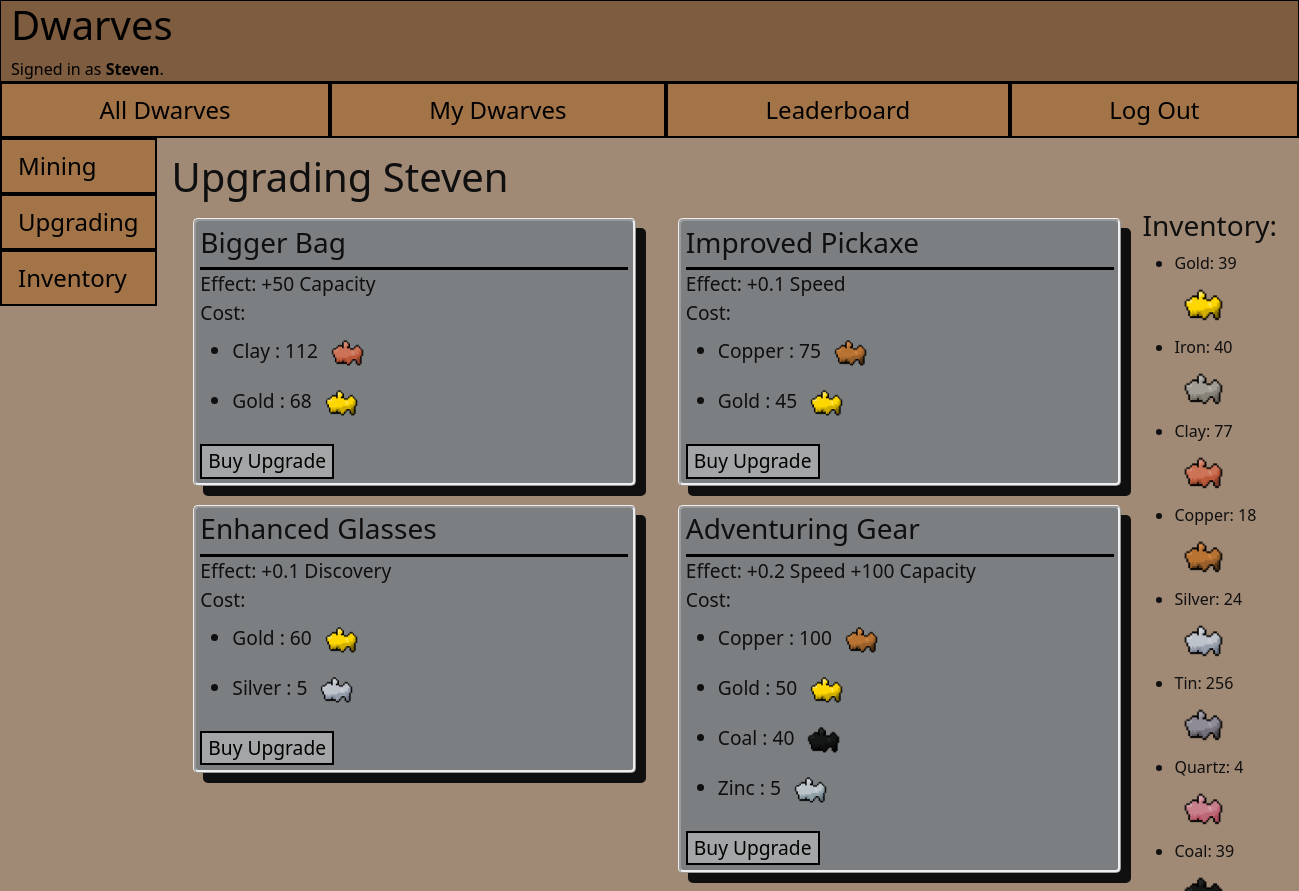
Before: /upgrading/Steven (signed in, upper part) with the older database file.
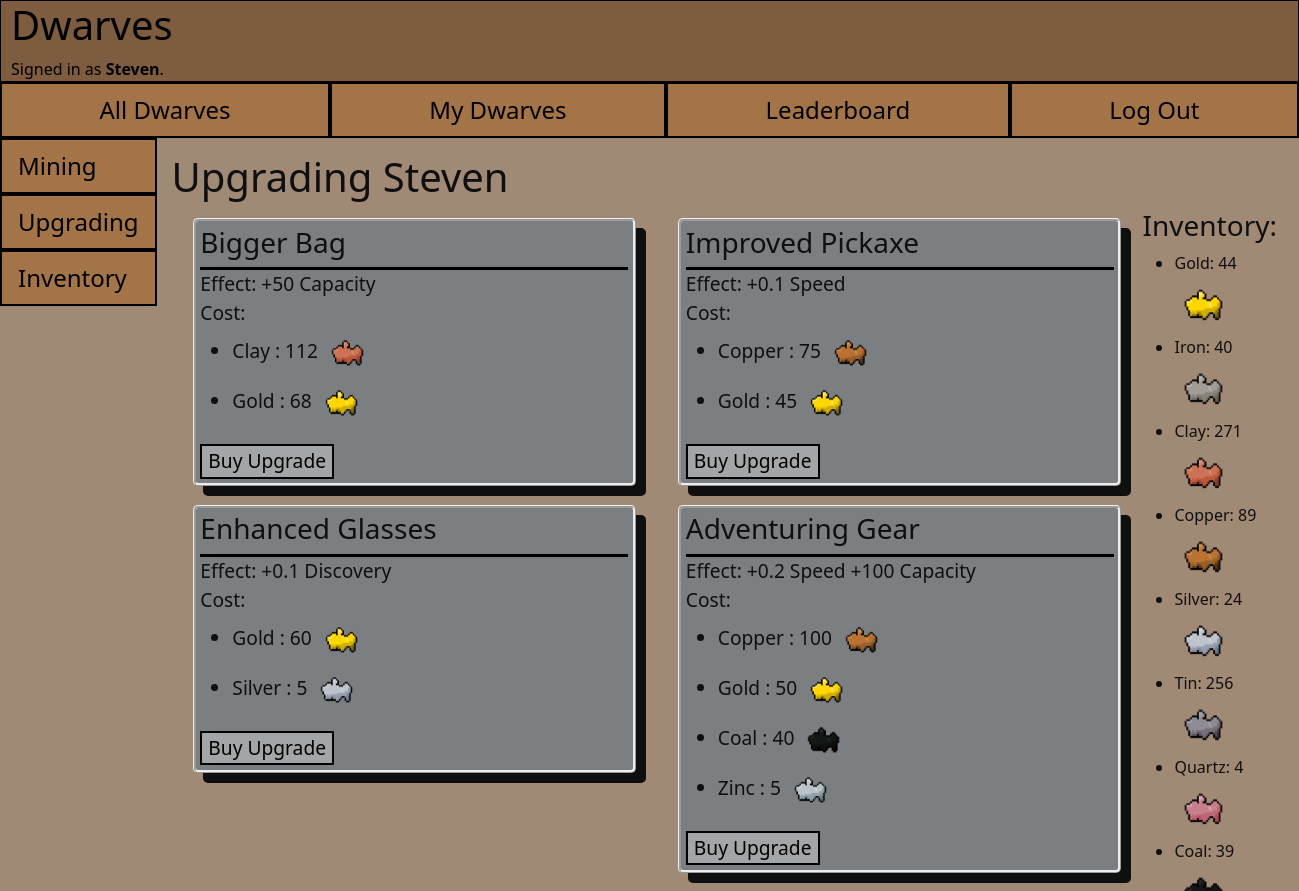
After: the same page with the newer database file.
### dwarves/models.py (models this page shows, shortened)
class Mineral(models.Model):
    user = ForeignKey(User,blank=True, null=True, default="", on_delete=CASCADE, related_name="inventory")
    upgrade = ForeignKey(Upgrade,blank=True, null=True, default="", on_delete=CASCADE, related_name="cost")
    mine = ForeignKey(Mine,blank=True, null=True, default="", on_delete=CASCADE, related_name="minerals")
    name = models.CharField(max_length=64, choices=possible_minerals)
    value = models.IntegerField(blank=True, null=True, default=0)
    rarity = models.CharField(max_length=64, blank=True, null=True, default='', choices=[
        ('', ''), ('Common', 'common') ,('Uncommon', 'uncommon'), ('Rare', 'rare'), ('Very Rare', 'very_rare')])

### dwarves/views.py (the view)
# urls.py: path("upgrading/<str:name>", views.upgrading, name="upgrading"),
@login_required(login_url='login')
def upgrading(request, name):
    try:
        dwarf = request.user.user_dwarfs.get(name=name)
    except ObjectDoesNotExist:
        return redirect("select")
    upgrades = Upgrade.objects.exclude(name__istartswith="new_dwarf")
    new_dwarf_upgrades = Upgrade.objects.filter(name__istartswith="new_dwarf")
    dwarf_upgrades_owned = dwarf.dwarf_upgrades.all()
    dwarf_upgrades_owned = dwarf_upgrades_owned.exclude(amount_owned=0)
    dwarf_upgrades = []
    for upgrade_owned in dwarf_upgrades_owned:
        dwarf_upgrades.append(upgrade_owned.upgrade)
    dwarves_count = request.user.user_dwarfs.all().count()
    return render(request, "dwarves/upgrading.html", {
        "page_title": f"Upgrading {name}",
        "dwarf": dwarf,
        "upgrades": upgrades,
        "dwarf_upgrades_owned": dwarf_upgrades_owned,
        "dwarf_upgrades": dwarf_upgrades,
        "new_dwarf_upgrades": new_dwarf_upgrades,
        "dwarves_count": dwarves_count,
        "form": SelectionForm(),
    })

### dwarves/views.py
class SelectionForm(forms.Form):
    dwarf = forms.CharField(label="", widget=forms.TextInput(attrs={"placeholder": "Name of new Dwarf"}))

### dwarves/templatetags/tags.py (called while the page is built)
@register.filter(name='get_effect')
def get_effect(upgrade):
    effect = ""
    if upgrade.speed != 0:
        effect += f" +{upgrade.speed} Speed"
    if upgrade.capacity != 0:
        effect += f" +{upgrade.capacity} Capacity"
    if upgrade.discovery != 0:
        effect += f" +{upgrade.discovery} Discovery"
    return effect

@register.filter(name='cost_complete')
def cost_complete(value, amount):
    new_value = value * (1.50 ** amount)
    new_value = round(new_value)
    return new_value

### dwarves/templates/dwarves/upgrading.html (shortened to what this page needs)
{% extends "dwarves/layout.html" %}
{% load tags %}
{% load static %}
{% block body %}
<h1>{{ page_title }}</h1>
    <div style="float : right">
        <h3>Inventory:</h3>
        <ul>
        {% for item in user.inventory.all %}
            <li>{{ item.name }}: {{ item.value }}</li>
            <img src="{% static '/dwarves/media/'|add:item.name|add:'.png' %}" alt="{{ item.name }}"
                    style="height:60px; width:60">
        {% endfor %}
        </ul>
    </div>
<div class="row">
{% for upgrade in upgrades %}
{% if upgrade.requirement <= dwarves_count %}
    <div class="col-md-6">
    <div style="margin:2%; padding:1%; border-style:ridge; border-radius:5px;
                box-shadow: 10px 10px; background-color:rgb(124, 127, 129); font-size:larger">
    <div style=" border-bottom:3px rgb(0, 0, 0) outset"><h3> {{ upgrade.name }} </h3></div>
    Effect:{{ upgrade|get_effect }}
    <br>Cost:
    {% if upgrade in dwarf_upgrades %}
        {% for upgrade_owned in dwarf_upgrades_owned %}
            {% if upgrade == upgrade_owned.upgrade %}
                <ul>
                    {% for mineral in upgrade.cost.all %}
                        <li>{{ mineral.name }} : {{ mineral.value|cost_complete:upgrade_owned.amount_owned }}
                            <img src="{% static '/dwarves/media/'|add:mineral.name|add:'.png' %}" alt="{{ mineral.name }}"
                                style="height:50px; width:50px">
                        </li>
                    {% endfor %}
                </ul>
            {% endif %}
        {% endfor %}
    {% else %}
        <ul>
            {% for mineral in upgrade.cost.all %}
                <li>{{ mineral.name }} : {{ mineral.value }}
                    <img src="{% static '/dwarves/media/'|add:mineral.name|add:'.png' %}" alt="{{ mineral.name }}"
                        style="height:50px; width:50px">
                </li>
            {% endfor %}
        </ul>
    {% endif %}
    <form action="{% url 'buy_upgrade' dwarf.name upgrade.name %}" method="post">
        <input type="submit" name={{ upgrade.name }} class=button1 value="Buy Upgrade">
    </form>
    </div>
    </div>
{% endif %}
{% endfor %}
</div>
{% endblock %}

Changed rows visible on the page:
changed Mineral (number 1 of 18 on the later page): value "39" → "44"
changed Mineral (number 3 of 18 on the later page): value "77" → "271"
changed Mineral (number 4 of 18 on the later page): value "18" → "89"
